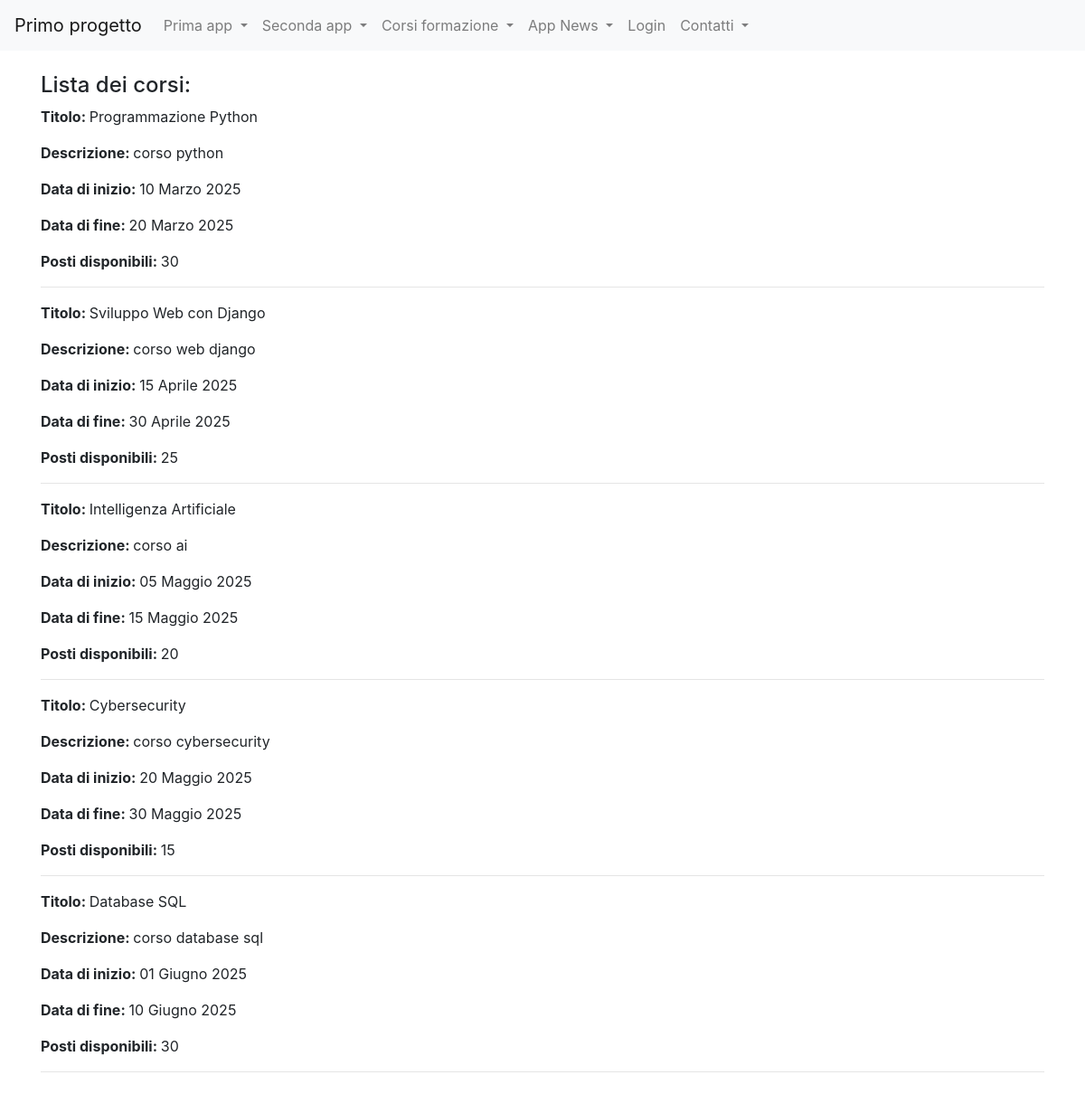
Page /corsi_formazione/view_a on the committed database.
### corsi_formazione/models.py (models this page shows, shortened)
class Corso(models.Model):
    titolo = models.CharField(max_length=35)
    descrizione = models.CharField(max_length=20)
    data_inizio = models.DateField(blank=True)
    data_fine = models.DateField(blank=True)
    posti_disponibili = models.IntegerField(default=0,blank=True)
    class Meta:
        verbose_name = "Corso"
        verbose_name_plural = "Corsi"

### corsi_formazione/views.py (the view)
# urls.py: path("view_a", view_a, name="view_a"),
def view_a(request): #view di view a
    corsi = Corso.objects.order_by('data_inizio')
    context = {'corsi' : corsi}
    return render(request, 'view_a.html',context)

### corsi_formazione/templates/view_a.html (shortened to what this page needs)
{% extends 'base.html'%}
{%block content%}
<h4>Lista dei corsi: </h4>
{% for corso in corsi %}
    <p><strong>Titolo: </strong>{{ corso.titolo }}</p>
    <p><strong>Descrizione: </strong>{{ corso.descrizione }}</p>
    <p><strong>Data di inizio: </strong>{{ corso.data_inizio }}</p>
    <p><strong>Data di fine: </strong>{{ corso.data_fine }}</p>
    <p><strong>Posti disponibili: </strong>{{ corso.posti_disponibili }}</p>
    <hr>
{% endfor %}
{%endblock content%}

### rows in the picture
Corso: titolo "Programmazione Python", descrizione "corso python", data_inizio "10 Marzo 2025", data_fine "20 Marzo 2025", posti_disponibili "30"
Corso: titolo "Sviluppo Web con Django", descrizione "corso web django", data_inizio "15 Aprile 2025", data_fine "30 Aprile 2025", posti_disponibili "25"
Corso: titolo "Intelligenza Artificiale", descrizione "corso ai", data_inizio "05 Maggio 2025", data_fine "15 Maggio 2025", posti_disponibili "20"
Corso: titolo "Cybersecurity", descrizione "corso cybersecurity", data_inizio "20 Maggio 2025", data_fine "30 Maggio 2025", posti_disponibili "15"
Corso: titolo "Database SQL", descrizione "corso database sql", data_inizio "01 Giugno 2025", data_fine "10 Giugno 2025", posti_disponibili "30"
